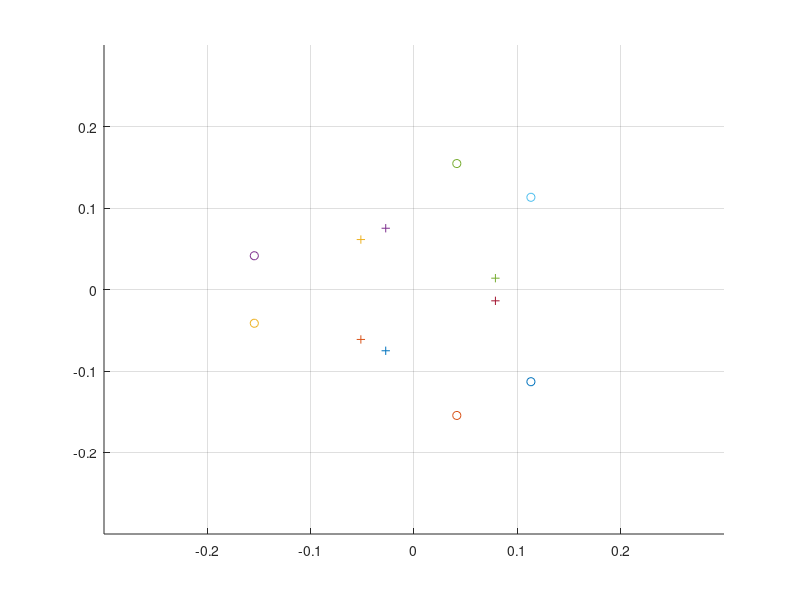

Source code (MATLAB):
clear;
%% parameters
Ph_b = 15 * pi/ 180; %% Base Offset
Ph_p = 10 * pi/ 180; %% Upper Offset
Rb   = 0.16; %% Base Radius
Rp   = 0.08; %% Upper Radius
h    = 0.16; %% Heights
%%T_Offset = [0 0.01 0.01]';
T_Offset = [0 0 0]';
%% Calculate Compensation
al = (10*pi)/180;
be = (20*pi)/180;
ga = (30*pi)/180;

Rm = [cos(be)*cos(ga) sin(al)*sin(be)*cos(ga)-cos(al)*sin(ga) cos(al)*sin(be)*cos(ga)+sin(al)*sin(ga);
      cos(be)*sin(ga) sin(al)*sin(be)*sin(ga)+cos(al)*cos(ga) cos(al)*sin(be)*sin(ga)-sin(al)*cos(ga);
      -sin(be) sin(al)*cos(be) cos(al)*cos(be)];
O_mod = Rm*[0 0 h]';
O_com = [O_mod(1) O_mod(2) (O_mod(3)-h)]'; %% P parameter contains h
%O_com = -[0 0 h]';
T_com = Rm*T_Offset;

Xpe = [0 0 0]';
Xp  = Xpe - O_com - T_com;

%% Angles of 12 hinges(Base, Upper)
Pb1 = -pi/3 + Ph_b;
Pb2 = -pi/3 - Ph_b;
Pb3 = -pi + Ph_b;
Pb4 = -pi - Ph_b;
Pb5 = -5*pi/3 + Ph_b;
Pb6 = -5*pi/3 - Ph_b;

Pp1 = -Ph_p;
Pp2 = -2*pi/3 + Ph_p;
Pp3 = -2*pi/3 - Ph_p;
Pp4 = -4*pi/3 + Ph_p;
Pp5 = -4*pi/3 - Ph_p;
Pp6 = -2*pi + Ph_p;

%% Coordinate of 12 hinges(Base, Upper)
B1x = Rb*cos(Pb1);
B1y = Rb*sin(Pb1);

B2x = Rb*cos(Pb2);
B2y = Rb*sin(Pb2);

B3x = Rb*cos(Pb3);
B3y = Rb*sin(Pb3);

B4x = Rb*cos(Pb4);
B4y = Rb*sin(Pb4);

B5x = Rb*cos(Pb5);
B5y = Rb*sin(Pb5);

B6x = Rb*cos(Pb6);
B6y = Rb*sin(Pb6);

P1x = Rp*cos(Pp1);
P1y = Rp*sin(Pp1);

P2x = Rp*cos(Pp2);
P2y = Rp*sin(Pp2);

P3x = Rp*cos(Pp3);
P3y = Rp*sin(Pp3);

P4x = Rp*cos(Pp4);
P4y = Rp*sin(Pp4);

P5x = Rp*cos(Pp5);
P5y = Rp*sin(Pp5);

P6x = Rp*cos(Pp6);
P6y = Rp*sin(Pp6);


%% figure Drawing in Base & Upper
figure(1);
hold on;
axis([-0.3 0.3 -0.3 0.3]);
grid on;

plot(B1x,B1y,'o-');
plot(B2x,B2y,'o-');
plot(B3x,B3y,'o-');
plot(B4x,B4y,'o-');
plot(B5x,B5y,'o-');
plot(B6x,B6y,'o-');

plot(P1x,P1y,'+');
plot(P2x,P2y,'+');
plot(P3x,P3y,'+');
plot(P4x,P4y,'+');
plot(P5x,P5y,'+');
plot(P6x,P6y,'+');

%% Final coordinates of the hinges(Base, Upper)
B = [B1x B2x B3x B4x B5x B6x
     B1y B2y B3y B4y B5y B6y
     0 0 0 0 0 0];
 
P = [P1x P2x P3x P4x P5x P6x
     P1y P2y P3y P4y P5y P6y
     h h h h h h]; % when calculating, h value is compansated by O_com

%% Target Position of the P Vector
PP1 = Rm*P(:,1) + Xp;
PP2 = Rm*P(:,2) + Xp;
PP3 = Rm*P(:,3) + Xp;
PP4 = Rm*P(:,4) + Xp;
PP5 = Rm*P(:,5) + Xp;
PP6 = Rm*P(:,6) + Xp;

%% length Vector
S1 = PP1 - B(:,1);
S2 = PP2 - B(:,2);
S3 = PP3 - B(:,3);
S4 = PP4 - B(:,4);
S5 = PP5 - B(:,5);
S6 = PP6 - B(:,6);

%% Target length of the each Actuator
L1 = norm(S1);
L2 = norm(S2);
L3 = norm(S3);
L4 = norm(S4);
L5 = norm(S5);
L6 = norm(S6);
